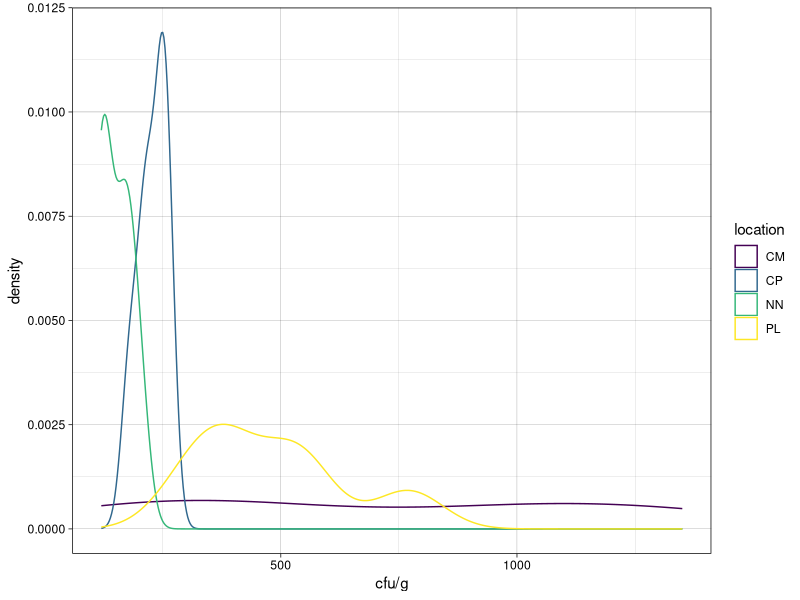
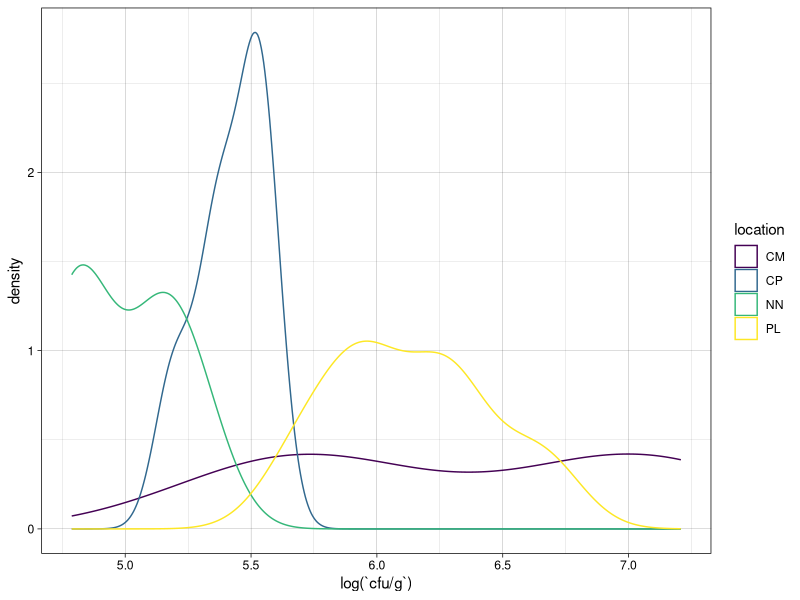
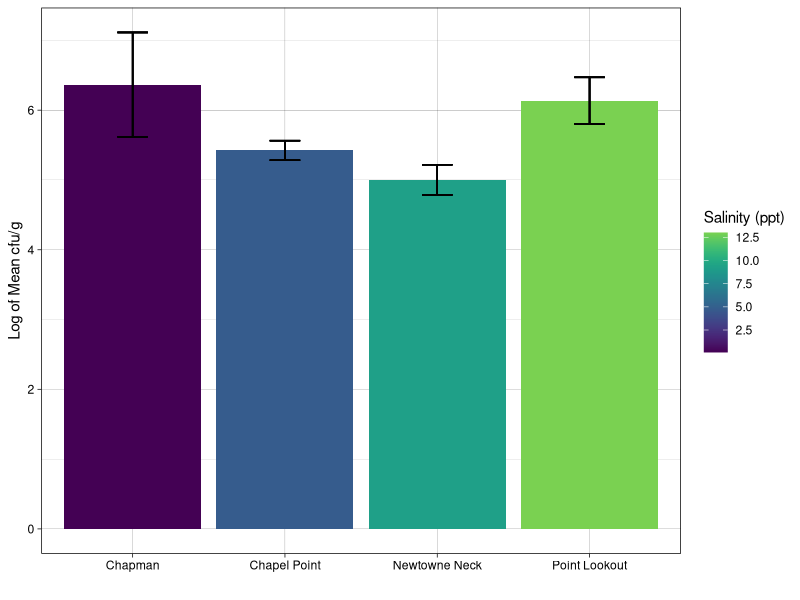

Generate these figures, in order, with R:
## ---- chunk 1
library(tidyverse)
library(viridis)
library(car)
## ---- chunk 2
phyto <- read_csv("data/plate_counts.csv")
salinity <- read_csv("soil_collection.csv")
## ---- chunk 3
phyto %>%
  filter(date_counted == "2022-11-22" | date_counted == "2022-11-14",
         dilution == "10-1") %>%
ggplot(., aes(`cfu/g`, color = location)) +
  geom_density() +
  scale_color_viridis_d() +
  theme_linedraw()
## ---- chunk 4
phyto %>%
  filter(date_counted == "2022-11-22" | date_counted == "2022-11-14",
         dilution == "10-1") %>%
ggplot(., aes(log(`cfu/g`), color = location)) +
  geom_density() +
  scale_color_viridis_d() +
  theme_linedraw()
## ---- chunk 5
salinity <- salinity %>%
  mutate(site = case_when(site == "chapman" ~ "CM",
                          site == "chapel" ~ "CP",
                          site == "point_lookout" ~ "PL",
                          site == "newtowne" ~ "NN")) %>%
  rename(location = site)
## ---- chunk 6
phyto_salinity <- phyto %>%
  left_join(salinity) %>%
  rename(cfu = `cfu/g`) %>%
  group_by(location, dilution) %>%
  filter(date_counted == "2022-11-22" | date_counted == "2022-11-14") %>%
  filter(dilution == "10-1") %>%
  mutate(log_cfu = log(cfu))
## ---- chunk 7
averages <- phyto_salinity %>%
  summarise(mean(log_cfu), sd(log_cfu)) %>%
  left_join(phyto_salinity)
## ---- chunk 8
ggplot(averages, aes(location, `mean(log_cfu)`, fill = salinity_ppt)) +
  geom_bar(position="dodge", stat = "identity", size = 0.8) +
  geom_errorbar(aes(ymin=`mean(log_cfu)`-`sd(log_cfu)`, 
                    ymax=`mean(log_cfu)`+`sd(log_cfu)`), 
                width=0.2, linewidth = 0.5,
                 position=position_dodge(.9)) +
  theme_linedraw() +
  scale_x_discrete(labels=c("CM" = "Chapman", "CP" = "Chapel Point",
                              "NN" = "Newtowne Neck", "PL" = "Point Lookout")) +
  labs(x = "", y = "Log of Mean cfu/g", fill = "Salinity (ppt)") +
  scale_fill_viridis(end = 0.8)
## ---- chunk 9
leveneTest(log_cfu ~ location, averages)
## ---- chunk 10
aov <- aov(log_cfu ~ location, averages)
summary(aov)
## ---- chunk 11
TukeyHSD(aov)
